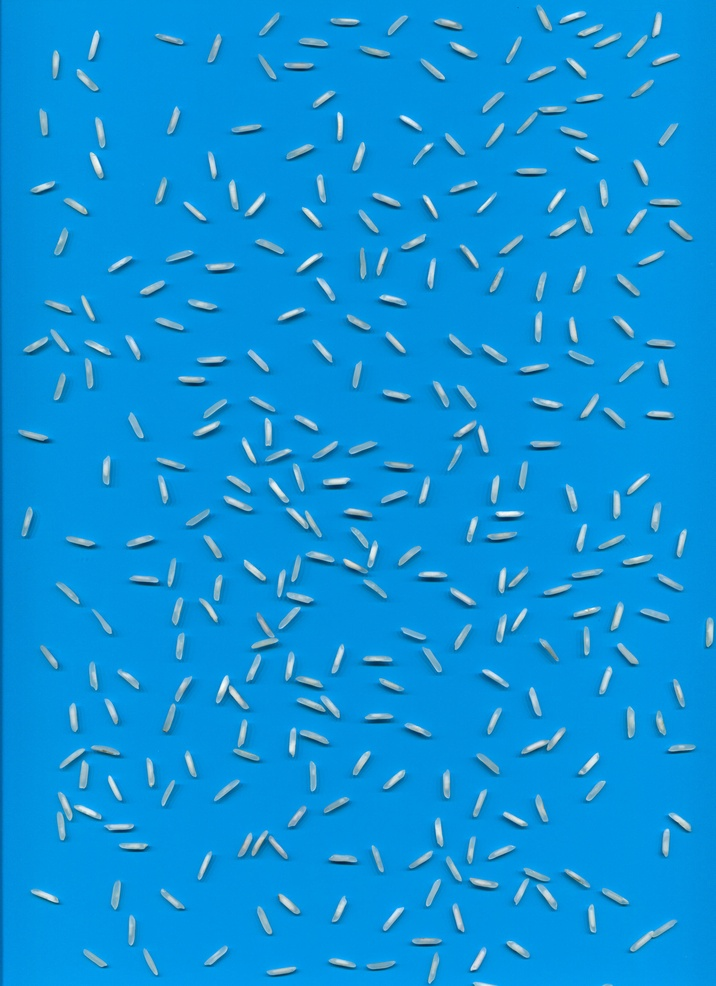
#> input picture dashboard/src/assets/sample-inputs/1509/Image00002.jpg, 716 x 986 px, shrunk from 2550 x 3510 before the run
$ python -i analyze.py   (imports and definitions only)
#> lines starting #> are read from the running program, lines starting #| are printed output that depends on the picture; after the words box and inside, x2 and y2 are one past the last pixel; in counts of white or black regions, pixels touching at a corner belong together
import cv2
import numpy as np

PIXELS_PER_MILLIMETER = 1.111
MIN_GRAIN_SIZE = 5
MAX_GRAIN_SIZE = 200

def analyze_grains(image_path):
    # Load the raw image
    raw_image = cv2.imread(image_path)
#> raw_image is the input picture: shape (986, 716, 3); mean B, G, R 219.6, 146.9, 11.2
    height, width = raw_image.shape[:2]
#> height = 986; width = 716

    # Convert the image to grayscale
    gray = cv2.cvtColor(raw_image, cv2.COLOR_BGR2GRAY)
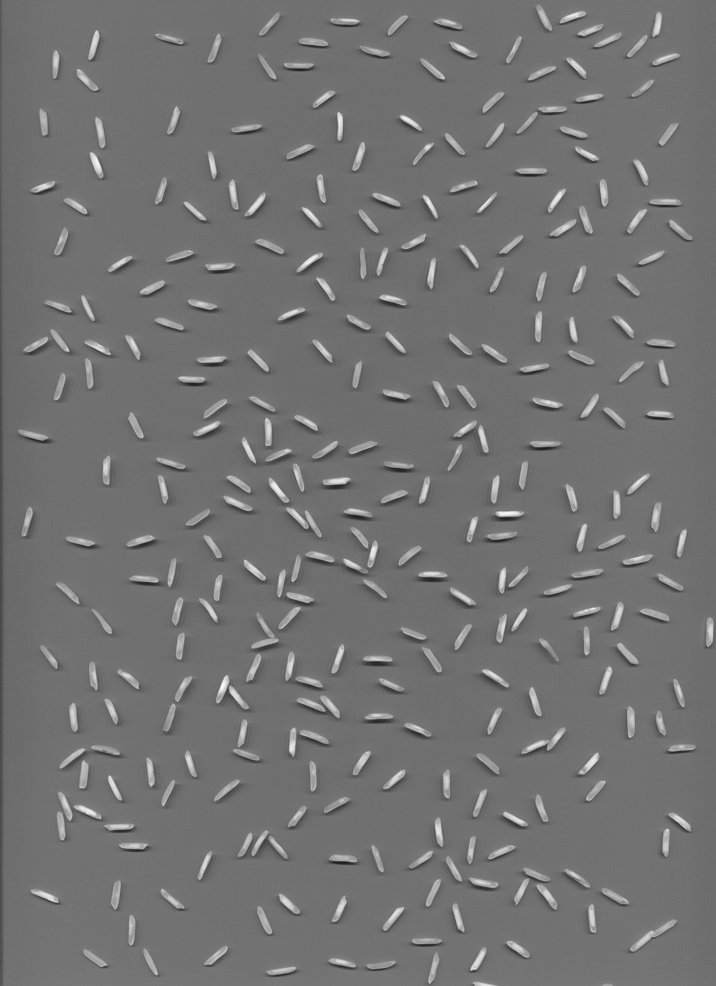
#> gray: shape (986, 716); min 28, max 250, mean 114.6

    # Apply Gaussian blur to reduce noise
    blurred = cv2.GaussianBlur(gray, (5, 5), 0)

    # Apply Canny edge detection
    edges = cv2.Canny(blurred, 50, 150)
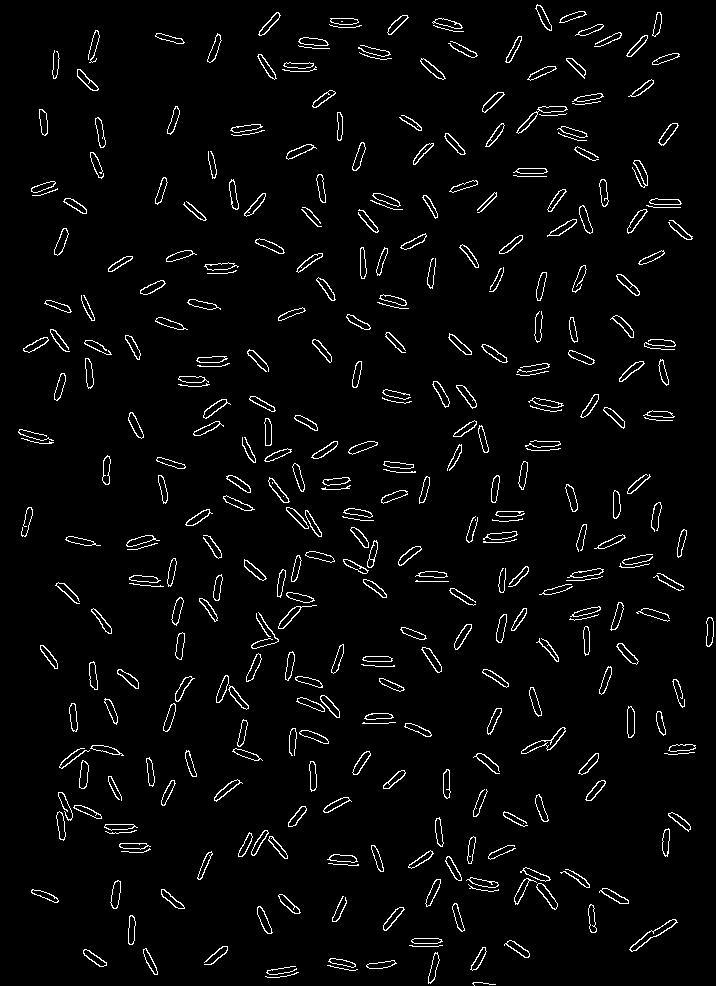
#> edges: shape (986, 716); 3.4% white in thin lines or dots

    # Perform a dilation + erosion to close gaps in edges
    kernel = np.ones((3, 3), np.uint8)
    dilated_edges = cv2.dilate(edges, kernel, iterations=1)
#> dilated_edges: shape (986, 716); 10.9% white; 292 white regions, largest, box (x1, y1, x2, y2) and area: (513, 866, 559, 911) 772, (237, 829, 289, 860) 707, (55, 791, 103, 842) 701
    eroded_edges = cv2.erode(dilated_edges, kernel, iterations=1)
#> eroded_edges: shape (986, 716); 4% white in thin lines or dots

    # Compute the distance transform
    dist_transform = cv2.distanceTransform(eroded_edges, cv2.DIST_L2, 5)

    # Normalize the distance image for display
    dist_transform = cv2.normalize(dist_transform, None, 0, 1.0, cv2.NORM_MINMAX)

    # Threshold to obtain the peaks (Sure foreground)
    _, sure_fg = cv2.threshold(dist_transform, 0.3 * dist_transform.max(), 255, 0)
#> sure_fg: shape (986, 716) float32; 0.41% white in thin lines or dots
    sure_fg = np.uint8(sure_fg)
#> sure_fg: shape (986, 716); 0.41% white in thin lines or dots

    # Use dilated edges to create sure background
    sure_bg = cv2.dilate(sure_fg, kernel, iterations=3)
#> sure_bg: shape (986, 716); 4.3% white; 317 white regions, largest, box (x1, y1, x2, y2) and area: (565, 567, 606, 590) 441, (515, 105, 553, 136) 439, (641, 198, 684, 216) 414

    # Subtract the foreground from the background
    unknown = cv2.subtract(sure_bg, sure_fg)
#> unknown: shape (986, 716); 3.8% white; 317 white regions

    # Marker labelling
    _, markers = cv2.connectedComponents(sure_fg)
#> markers: shape (986, 716) int32; 392 distinct labels, from 0 to 391

    # Add one to all labels so that sure background is not 0, but 1
    markers = markers + 1
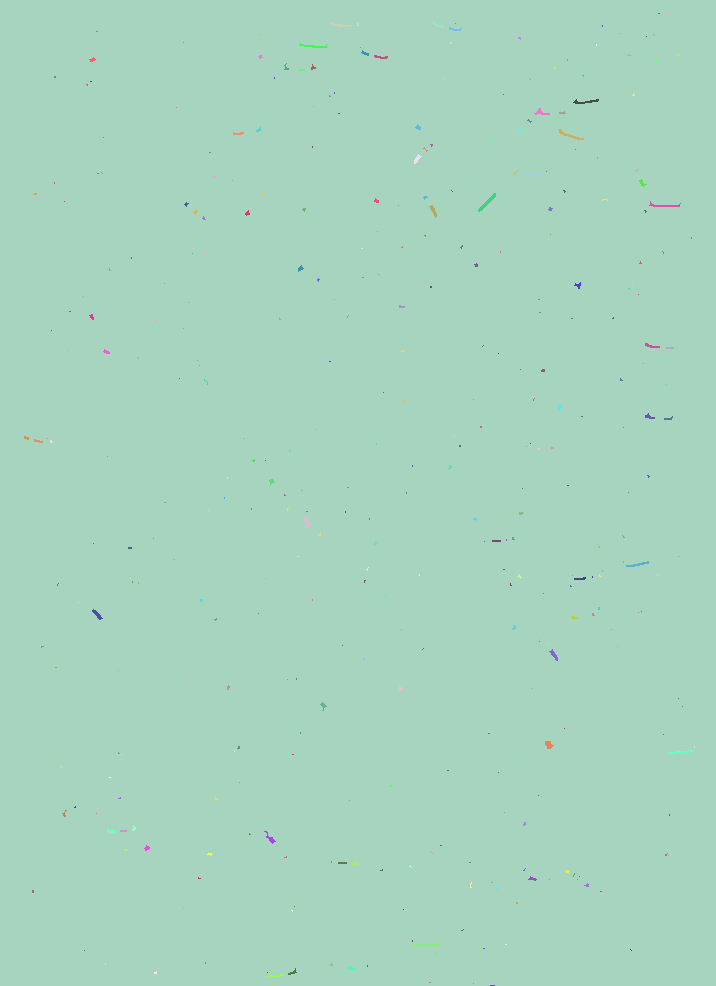
#> markers: shape (986, 716) int32; 392 distinct labels, from 1 to 392; one colour per label, 0 black

    # Mark the unknown region with zero
    markers[unknown == 255] = 0

    # Apply watershed algorithm
    markers = cv2.watershed(raw_image, markers)
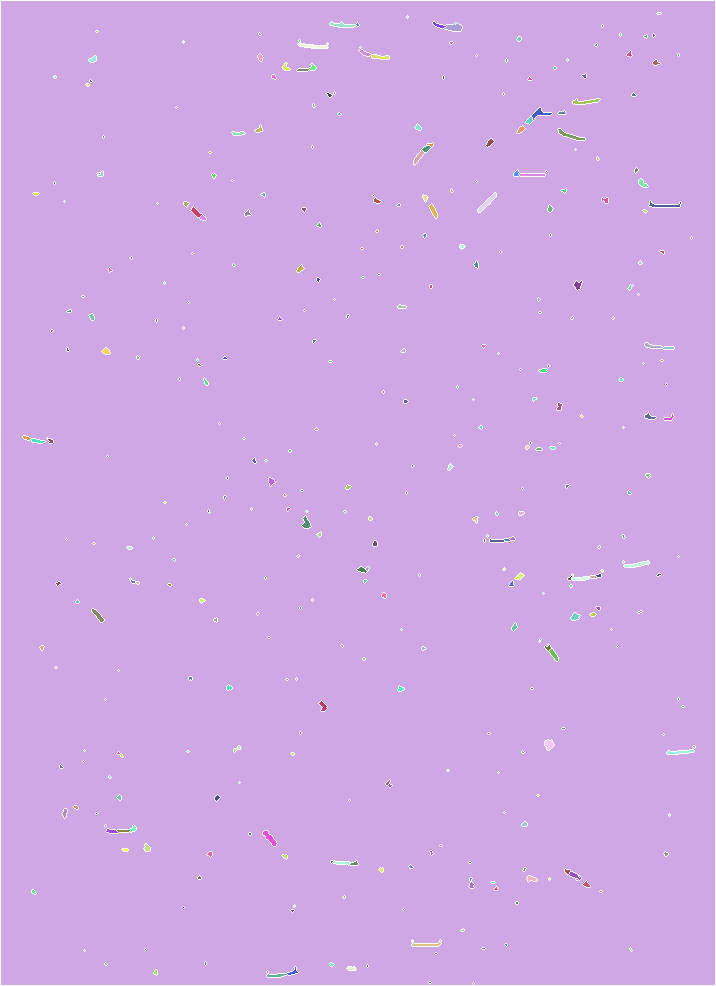
#> markers: shape (986, 716) int32; 393 distinct labels, from -1 to 391; one colour per label, 0 black, -1 white

    # Mark boundaries where the watershed segmented the objects
    raw_image[markers == -1] = [255, 0, 0]
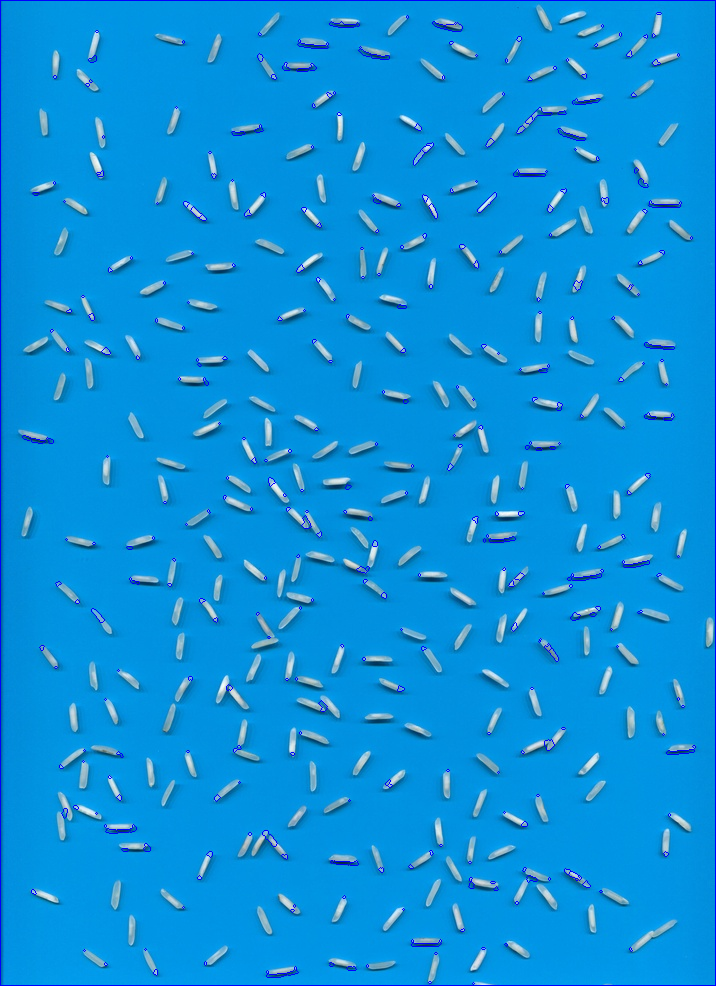
#> raw_image: shape (986, 716, 3); 1.17% of pixels changed, all inside (x1, y1, x2, y2) = (0, 0, 716, 986)

    # Find contours of the grains
    contours, _ = cv2.findContours(sure_fg, cv2.RETR_EXTERNAL, cv2.CHAIN_APPROX_SIMPLE)
#> contours = 391 contours, 372 with area under 20; largest, box (x1, y1, x2, y2) and area: (478, 193, 496, 212) 64, (558, 129, 584, 140) 44, (545, 741, 554, 749) 36, (573, 99, 599, 104) 34, (92, 609, 103, 620) 34

    # Create a copy of the image to draw contours and numbers
    output_image_adaptive = raw_image.copy()

    # Initialize list to store the length of each grain
    adaptive_grain_lengths = []
    adaptive_grain_areas = []
    kernel_id = 0
    kernel_data = []


    # Loop through each contour to calculate the length and draw on the image
    for i, contour in enumerate(contours):
        # Fit a bounding rectangle around the contour
        x, y, w, h = cv2.boundingRect(contour)
        grain_length = max(w, h) / PIXELS_PER_MILLIMETER
        grain_area = cv2.contourArea(contour) / (PIXELS_PER_MILLIMETER ** 2)  # Convert area to square millimeters

        # Check if the contour is touching the boundary of the image
        if np.any(contour[:, 0, 0] <= 0) or np.any(contour[:, 0, 0] >= width - 1) or \
           np.any(contour[:, 0, 1] <= 0) or np.any(contour[:, 0, 1] >= height - 1):
            continue

        # Exclude noise by ensuring the grain length is within reasonable bounds
        if (grain_length > MIN_GRAIN_SIZE) & (grain_length < MAX_GRAIN_SIZE):  # Set a minimum size to filter out noise
            adaptive_grain_lengths.append(grain_length)
            adaptive_grain_areas.append(grain_area)
            kernel_id += 1
            # Draw the contour and tag the grain with a number
            cv2.drawContours(output_image_adaptive, [contour], -1, (0, 255, 0), 2)
            cv2.putText(output_image_adaptive, str(kernel_id), (x, y - 5), cv2.FONT_HERSHEY_SIMPLEX, 1, (0, 0, 255), 2)
            # Append kernel data
            kernel_data.append({
                "kernel_id": kernel_id,
                "grain_length": round(grain_length),
                "grain_area": round(grain_area),
            })
#> this loop made 391 passes
#> (x, y, w, h, grain_length, grain_area) on passes 19, 57, 90, 108, 127, 156, 300, 304, 311, 327, 336: (412, 940, 29, 6, 26.1, 23.09), (264, 831, 12, 13, 11.7, 21.87), (545, 741, 9, 8, 8.1, 28.76), (549, 649, 9, 12, 10.8, 24.3), (92, 609, 11, 11, 9.9, 27.14), (626, 561, 23, 6, 20.7, 23.9), (429, 205, 8, 13, 11.7, 23.49), (649, 201, 32, 6, 28.8, 26.74), (478, 193, 18, 19, 17.1, 52.26), (414, 154, 8, 10, 9, 20.25), (558, 129, 26, 11, 23.4, 35.24)
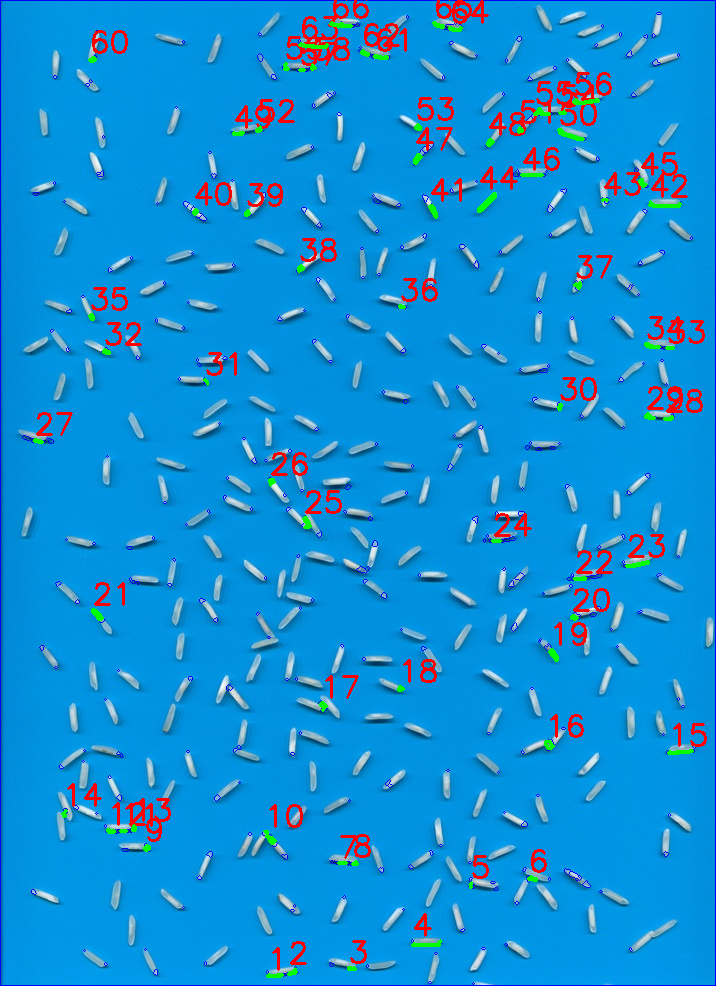
#> output_image_adaptive: shape (986, 716, 3); 3.14% of pixels changed, all inside (x1, y1, x2, y2) = (33, 0, 707, 978)
#> after the loop, adaptive_grain_areas = 66 values, max 52.26 at index 43, min 0.405 at index 4, mean 13.21; adaptive_grain_lengths = 66 values, max 28.8 at index 41, min 5.4 at index 4, mean 9.98; kernel_data = 66 items; kernel_id = 66


    # Convert the grain lengths to a numpy array for statistical analysis
    adaptive_grain_lengths = np.array(adaptive_grain_lengths)
    adaptive_grain_areas = np.array(adaptive_grain_areas)

    # Calculate statistics
    adaptive_count = len(adaptive_grain_lengths)
#> adaptive_count = 66
    adaptive_avg_length = np.mean(adaptive_grain_lengths)
#> adaptive_avg_length = 9.98
    adaptive_max_length = np.max(adaptive_grain_lengths)
#> adaptive_max_length = 28.8
    adaptive_min_length = np.min(adaptive_grain_lengths)
#> adaptive_min_length = 5.4
    adaptive_std_dev = np.std(adaptive_grain_lengths)
#> adaptive_std_dev = 6.02
    adaptive_avg_area = np.mean(adaptive_grain_areas)
#> adaptive_avg_area = 13.21


    return output_image_adaptive, {
        "statistics": {
            "count": round(adaptive_count),
            "average_length": round(adaptive_avg_length),
            "max_length": round(adaptive_max_length),
            "min_length": round(adaptive_min_length),
            "std_dev": round(adaptive_std_dev),
            "average_area": round(adaptive_avg_area),
            "min_area": np.min(adaptive_grain_areas),
            "max_area": np.max(adaptive_grain_areas),
        },
        "kernel_data": kernel_data,
        "kernel_headers": ["kernel_id", "grain_length", "grain_area"]
    }

>>> result = analyze_grains('../dashboard/src/assets/sample-inputs/1509/Image00002.jpg')

$ run again, on dashboard/src/assets/sample-inputs/1509/Image00003.jpg
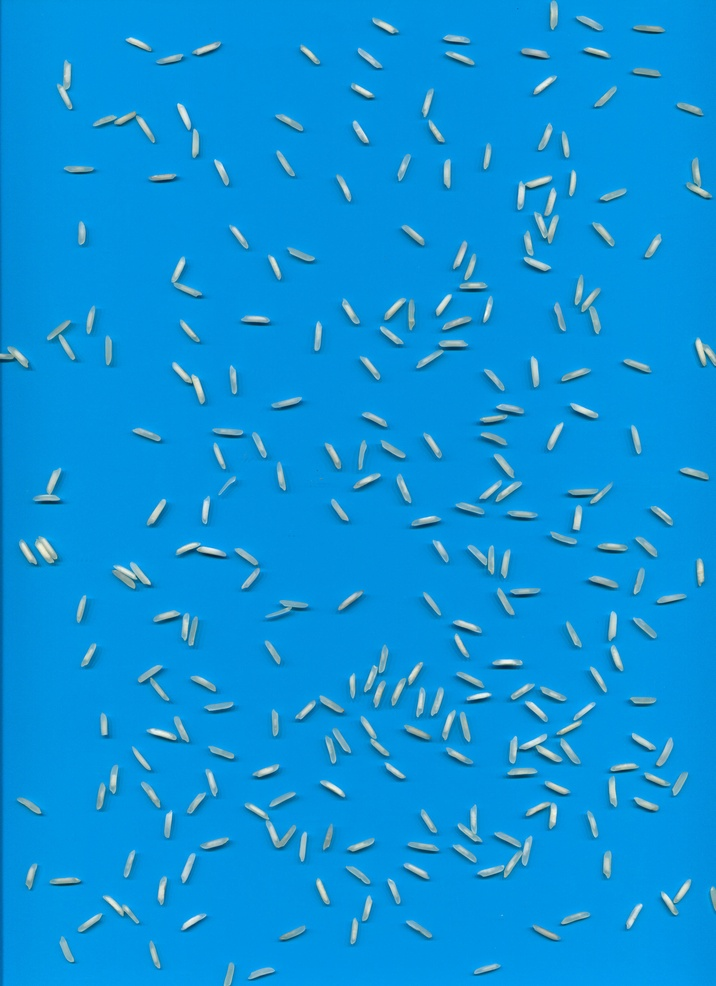
#> input picture dashboard/src/assets/sample-inputs/1509/Image00003.jpg, 716 x 986 px, shrunk from 2550 x 3510 before the run
#> in analyze_grains, raw_image is the input picture: shape (986, 716, 3); mean B, G, R 219.5, 147, 10.1
#> in analyze_grains, `edges = cv2.Canny(blurred, 50, 150)`:
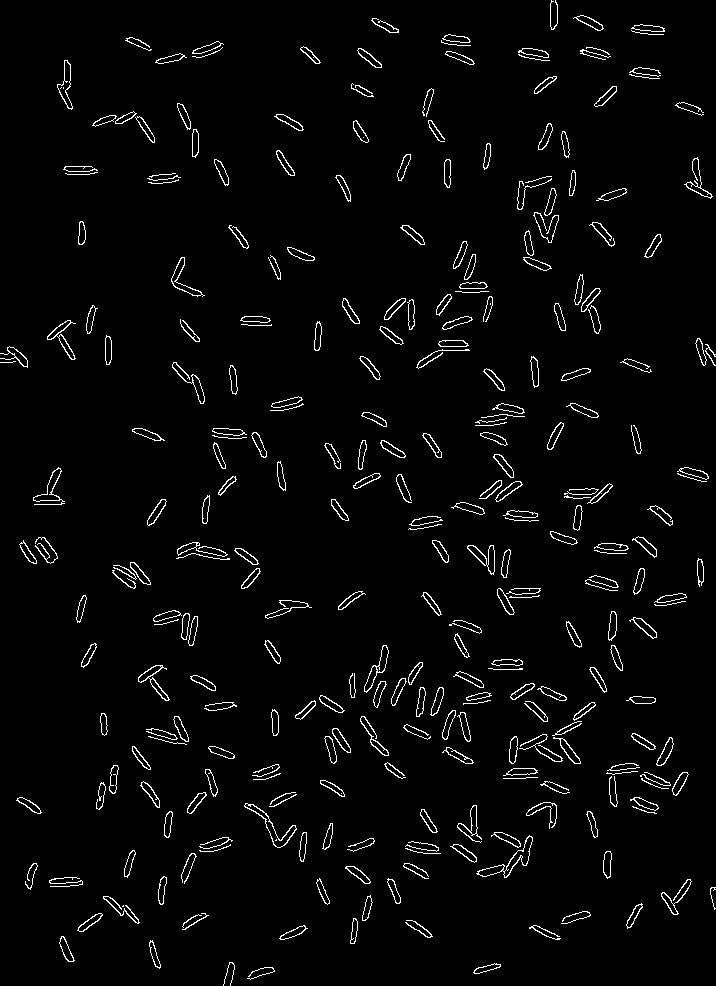
#> edges: shape (986, 716); 3% white in thin lines or dots
#> dilated_edges: shape (986, 716); 9.5% white; 224 white regions, largest, box (x1, y1, x2, y2) and area: (475, 831, 534, 879) 946, (551, 701, 597, 765) 751, (152, 609, 199, 647) 718
#> eroded_edges: shape (986, 716); 3.6% white in thin lines or dots
#> sure_bg: shape (986, 716); 2.9% white; 232 white regions, largest, box (x1, y1, x2, y2) and area: (581, 482, 614, 505) 379, (605, 763, 641, 780) 342, (629, 25, 667, 37) 337
#> unknown: shape (986, 716); 2.6% white; 232 white regions
#> raw_image: shape (986, 716, 3); 0.98% of pixels changed, all inside (x1, y1, x2, y2) = (0, 0, 716, 986)
#> contours = 271 contours, 264 with area under 20; largest, box (x1, y1, x2, y2) and area: (129, 569, 138, 581) 50, (584, 490, 604, 502) 44, (678, 469, 706, 481) 28, (67, 169, 97, 174) 28, (655, 599, 683, 605) 27, (630, 71, 659, 78) 26, (659, 782, 669, 788) 20
#> the loop in analyze_grains, `for i, contour in enumerate(contours):` made 271 passes
#> (x, y, w, h, grain_length, grain_area) on passes 119, 133, 155, 160, 232, 249: (655, 599, 28, 6, 25.2, 21.87), (129, 569, 9, 12, 10.8, 40.91), (584, 490, 20, 12, 18, 36.05), (678, 469, 28, 12, 25.2, 22.28), (67, 169, 30, 5, 27, 22.28), (630, 71, 29, 7, 26.1, 21.06)
#> after the loop in analyze_grains, `for i, contour in enumerate(contours):`:
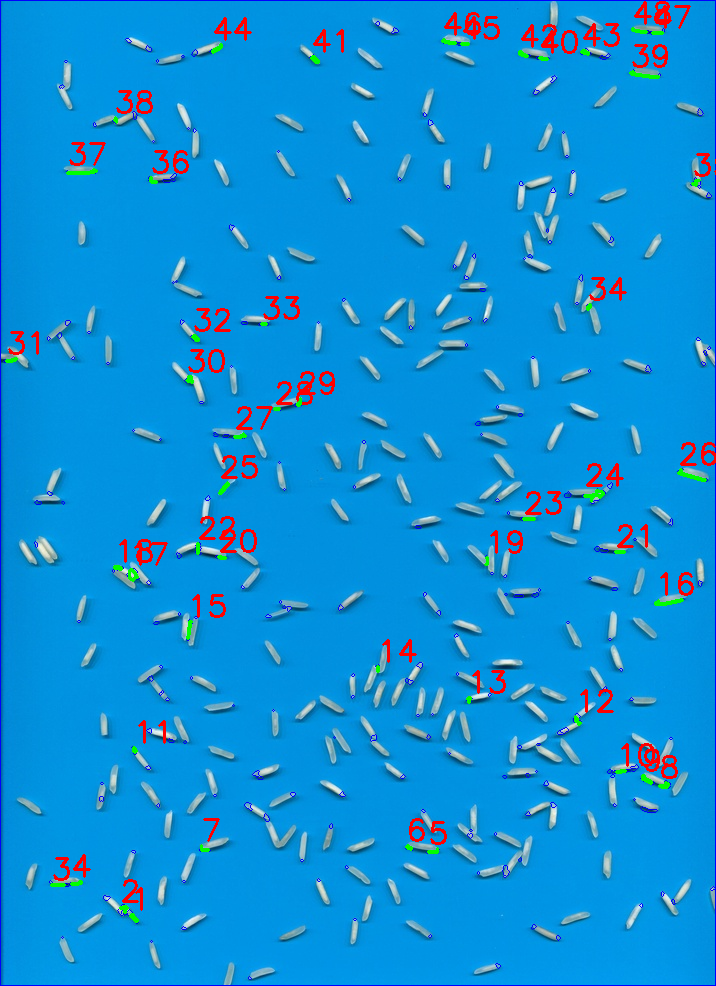
#> output_image_adaptive: shape (986, 716, 3); mean B, G, R 215.4, 143.7, 14
#> after the loop in analyze_grains, `for i, contour in enumerate(contours):`: adaptive_grain_areas = 48 values, max 40.91 at index 16, min 0.81 at index 18, mean 10.54; adaptive_grain_lengths = 48 values, max 27 at index 36, min 5.4 at index 5, mean 9.98; kernel_data = 48 items; kernel_id = 48
#> adaptive_avg_length = 9.98
#> adaptive_max_length = 27
#> adaptive_min_length = 5.4
#> adaptive_std_dev = 5.51
#> adaptive_avg_area = 10.54
